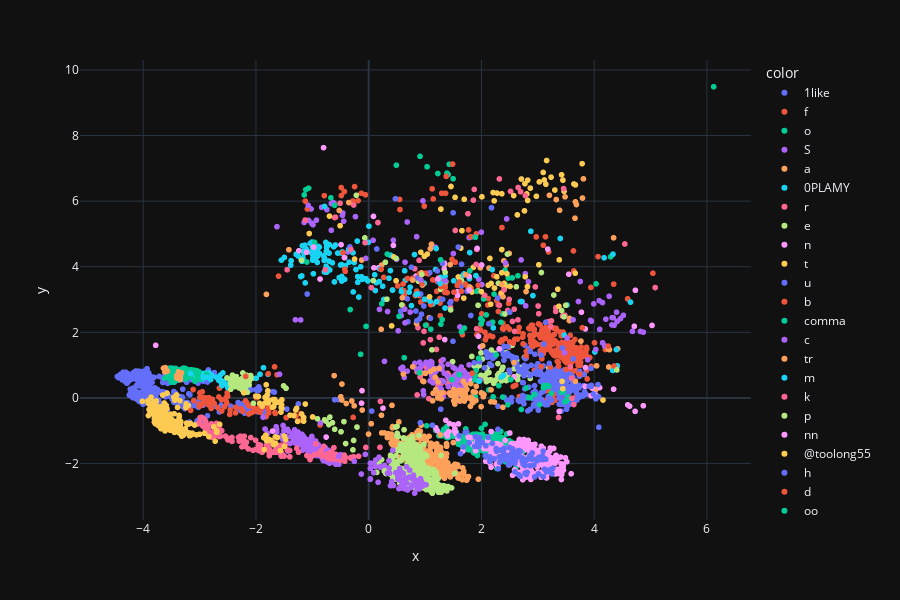
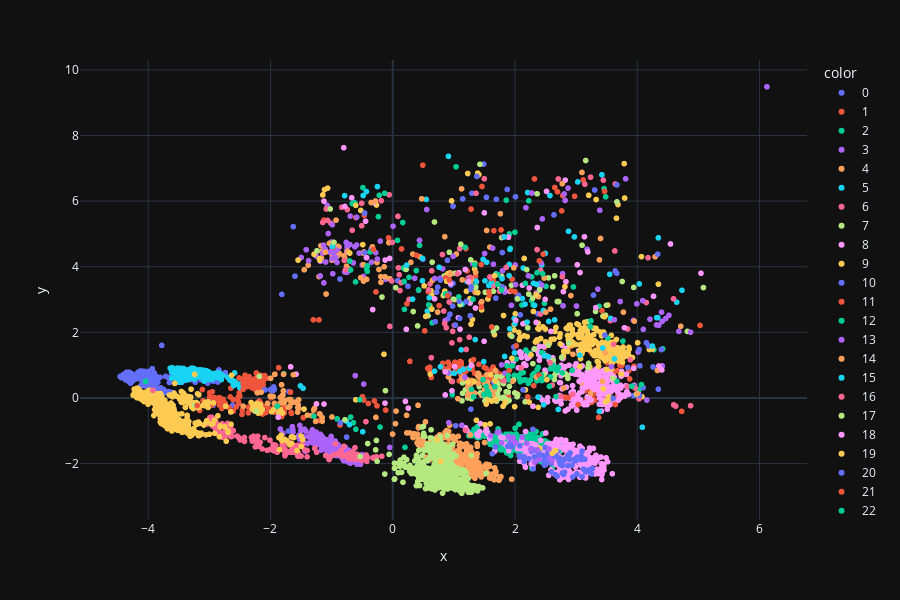

Source (notebook cell) for these figures, in order:
### Code cell
check_clustering(best_eps, best_q)
